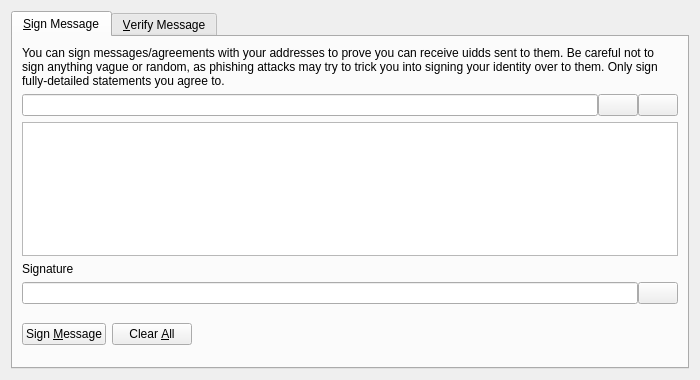
<?xml version="1.0" encoding="UTF-8"?>
<ui version="4.0">
 <class>SignVerifyMessageDialog</class>
 <widget class="QDialog" name="SignVerifyMessageDialog">
  <property name="geometry">
   <rect>
    <x>0</x>
    <y>0</y>
    <width>700</width>
    <height>380</height>
   </rect>
  </property>
  <property name="windowTitle">
   <string>Signatures - Sign / Verify a Message</string>
  </property>
  <property name="modal">
   <bool>true</bool>
  </property>
  <layout class="QVBoxLayout" name="verticalLayout">
   <item>
    <widget class="QTabWidget" name="tabWidget">
     <property name="currentIndex">
      <number>0</number>
     </property>
     <widget class="QWidget" name="tabSignMessage">
      <attribute name="title">
       <string>&amp;Sign Message</string>
      </attribute>
      <layout class="QVBoxLayout" name="verticalLayout_SM">
       <item>
        <widget class="QLabel" name="infoLabel_SM">
         <property name="text">
          <string>You can sign messages/agreements with your addresses to prove you can receive uidds sent to them. Be careful not to sign anything vague or random, as phishing attacks may try to trick you into signing your identity over to them. Only sign fully-detailed statements you agree to.</string>
         </property>
         <property name="textFormat">
          <enum>Qt::PlainText</enum>
         </property>
         <property name="wordWrap">
          <bool>true</bool>
         </property>
        </widget>
       </item>
       <item>
        <layout class="QHBoxLayout" name="horizontalLayout_1_SM">
         <property name="spacing">
          <number>0</number>
         </property>
         <item>
          <widget class="QValidatedLineEdit" name="addressIn_SM">
           <property name="toolTip">
            <string>The Uidd address to sign the message with</string>
           </property>
          </widget>
         </item>
         <item>
          <widget class="QPushButton" name="addressBookButton_SM">
           <property name="toolTip">
            <string>Choose previously used address</string>
           </property>
           <property name="text">
            <string/>
           </property>
           <property name="icon">
            <iconset resource="../bitcoin.qrc">
             <normaloff>:/icons/address-book</normaloff>:/icons/address-book</iconset>
           </property>
           <property name="shortcut">
            <string>Alt+A</string>
           </property>
           <property name="autoDefault">
            <bool>false</bool>
           </property>
          </widget>
         </item>
         <item>
          <widget class="QPushButton" name="pasteButton_SM">
           <property name="toolTip">
            <string>Paste address from clipboard</string>
           </property>
           <property name="text">
            <string/>
           </property>
           <property name="icon">
            <iconset resource="../bitcoin.qrc">
             <normaloff>:/icons/editpaste</normaloff>:/icons/editpaste</iconset>
           </property>
           <property name="shortcut">
            <string>Alt+P</string>
           </property>
           <property name="autoDefault">
            <bool>false</bool>
           </property>
          </widget>
         </item>
        </layout>
       </item>
       <item>
        <widget class="QPlainTextEdit" name="messageIn_SM">
         <property name="toolTip">
          <string>Enter the message you want to sign here</string>
         </property>
        </widget>
       </item>
       <item>
        <widget class="QLabel" name="signatureLabel_SM">
         <property name="text">
          <string>Signature</string>
         </property>
         <property name="textFormat">
          <enum>Qt::PlainText</enum>
         </property>
        </widget>
       </item>
       <item>
        <layout class="QHBoxLayout" name="horizontalLayout_2_SM">
         <property name="spacing">
          <number>0</number>
         </property>
         <item>
          <widget class="QLineEdit" name="signatureOut_SM">
           <property name="font">
            <font>
             <italic>true</italic>
            </font>
           </property>
           <property name="readOnly">
            <bool>true</bool>
           </property>
          </widget>
         </item>
         <item>
          <widget class="QPushButton" name="copySignatureButton_SM">
           <property name="toolTip">
            <string>Copy the current signature to the system clipboard</string>
           </property>
           <property name="text">
            <string/>
           </property>
           <property name="icon">
            <iconset resource="../bitcoin.qrc">
             <normaloff>:/icons/editcopy</normaloff>:/icons/editcopy</iconset>
           </property>
           <property name="autoDefault">
            <bool>false</bool>
           </property>
          </widget>
         </item>
        </layout>
       </item>
       <item>
        <layout class="QHBoxLayout" name="horizontalLayout_3_SM">
         <item>
          <widget class="QPushButton" name="signMessageButton_SM">
           <property name="toolTip">
            <string>Sign the message to prove you own this Uidd address</string>
           </property>
           <property name="text">
            <string>Sign &amp;Message</string>
           </property>
           <property name="icon">
            <iconset resource="../bitcoin.qrc">
             <normaloff>:/icons/edit</normaloff>:/icons/edit</iconset>
           </property>
           <property name="autoDefault">
            <bool>false</bool>
           </property>
          </widget>
         </item>
         <item>
          <widget class="QPushButton" name="clearButton_SM">
           <property name="toolTip">
            <string>Reset all sign message fields</string>
           </property>
           <property name="text">
            <string>Clear &amp;All</string>
           </property>
           <property name="icon">
            <iconset resource="../bitcoin.qrc">
             <normaloff>:/icons/remove</normaloff>:/icons/remove</iconset>
           </property>
           <property name="autoDefault">
            <bool>false</bool>
           </property>
          </widget>
         </item>
         <item>
          <spacer name="horizontalSpacer_1_SM">
           <property name="orientation">
            <enum>Qt::Horizontal</enum>
           </property>
           <property name="sizeHint" stdset="0">
            <size>
             <width>40</width>
             <height>48</height>
            </size>
           </property>
          </spacer>
         </item>
         <item>
          <widget class="QLabel" name="statusLabel_SM">
           <property name="font">
            <font>
             <weight>75</weight>
             <bold>true</bold>
            </font>
           </property>
           <property name="text">
            <string/>
           </property>
           <property name="wordWrap">
            <bool>true</bool>
           </property>
          </widget>
         </item>
         <item>
          <spacer name="horizontalSpacer_2_SM">
           <property name="orientation">
            <enum>Qt::Horizontal</enum>
           </property>
           <property name="sizeHint" stdset="0">
            <size>
             <width>40</width>
             <height>48</height>
            </size>
           </property>
          </spacer>
         </item>
        </layout>
       </item>
      </layout>
     </widget>
     <widget class="QWidget" name="tabVerifyMessage">
      <attribute name="title">
       <string>&amp;Verify Message</string>
      </attribute>
      <layout class="QVBoxLayout" name="verticalLayout_VM">
       <item>
        <widget class="QLabel" name="infoLabel_VM">
         <property name="text">
          <string>Enter the receiver's address, message (ensure you copy line breaks, spaces, tabs, etc. exactly) and signature below to verify the message. Be careful not to read more into the signature than what is in the signed message itself, to avoid being tricked by a man-in-the-middle attack. Note that this only proves the signing party receives with the address, it cannot prove sendership of any transaction!</string>
         </property>
         <property name="textFormat">
          <enum>Qt::PlainText</enum>
         </property>
         <property name="alignment">
          <set>Qt::AlignLeading|Qt::AlignLeft|Qt::AlignTop</set>
         </property>
         <property name="wordWrap">
          <bool>true</bool>
         </property>
        </widget>
       </item>
       <item>
        <layout class="QHBoxLayout" name="horizontalLayout_1_VM">
         <property name="spacing">
          <number>0</number>
         </property>
         <item>
          <widget class="QValidatedLineEdit" name="addressIn_VM">
           <property name="toolTip">
            <string>The Uidd address the message was signed with</string>
           </property>
          </widget>
         </item>
         <item>
          <widget class="QPushButton" name="addressBookButton_VM">
           <property name="toolTip">
            <string>Choose previously used address</string>
           </property>
           <property name="text">
            <string/>
           </property>
           <property name="icon">
            <iconset resource="../bitcoin.qrc">
             <normaloff>:/icons/address-book</normaloff>:/icons/address-book</iconset>
           </property>
           <property name="shortcut">
            <string>Alt+A</string>
           </property>
           <property name="autoDefault">
            <bool>false</bool>
           </property>
          </widget>
         </item>
        </layout>
       </item>
       <item>
        <widget class="QPlainTextEdit" name="messageIn_VM"/>
       </item>
       <item>
        <widget class="QValidatedLineEdit" name="signatureIn_VM"/>
       </item>
       <item>
        <layout class="QHBoxLayout" name="horizontalLayout_2_VM">
         <item>
          <widget class="QPushButton" name="verifyMessageButton_VM">
           <property name="toolTip">
            <string>Verify the message to ensure it was signed with the specified Uidd address</string>
           </property>
           <property name="text">
            <string>Verify &amp;Message</string>
           </property>
           <property name="icon">
            <iconset resource="../bitcoin.qrc">
             <normaloff>:/icons/transaction_0</normaloff>:/icons/transaction_0</iconset>
           </property>
           <property name="autoDefault">
            <bool>false</bool>
           </property>
          </widget>
         </item>
         <item>
          <widget class="QPushButton" name="clearButton_VM">
           <property name="toolTip">
            <string>Reset all verify message fields</string>
           </property>
           <property name="text">
            <string>Clear &amp;All</string>
           </property>
           <property name="icon">
            <iconset resource="../bitcoin.qrc">
             <normaloff>:/icons/remove</normaloff>:/icons/remove</iconset>
           </property>
           <property name="autoDefault">
            <bool>false</bool>
           </property>
          </widget>
         </item>
         <item>
          <spacer name="horizontalSpacer_1_VM">
           <property name="orientation">
            <enum>Qt::Horizontal</enum>
           </property>
           <property name="sizeHint" stdset="0">
            <size>
             <width>40</width>
             <height>48</height>
            </size>
           </property>
          </spacer>
         </item>
         <item>
          <widget class="QLabel" name="statusLabel_VM">
           <property name="font">
            <font>
             <weight>75</weight>
             <bold>true</bold>
            </font>
           </property>
           <property name="text">
            <string/>
           </property>
           <property name="wordWrap">
            <bool>true</bool>
           </property>
          </widget>
         </item>
         <item>
          <spacer name="horizontalSpacer_2_VM">
           <property name="orientation">
            <enum>Qt::Horizontal</enum>
           </property>
           <property name="sizeHint" stdset="0">
            <size>
             <width>40</width>
             <height>48</height>
            </size>
           </property>
          </spacer>
         </item>
        </layout>
       </item>
      </layout>
     </widget>
    </widget>
   </item>
  </layout>
 </widget>
 <customwidgets>
  <customwidget>
   <class>QValidatedLineEdit</class>
   <extends>QLineEdit</extends>
   <header>qvalidatedlineedit.h</header>
  </customwidget>
 </customwidgets>
 <resources>
  <include location="../bitcoin.qrc"/>
 </resources>
 <connections/>
</ui>
